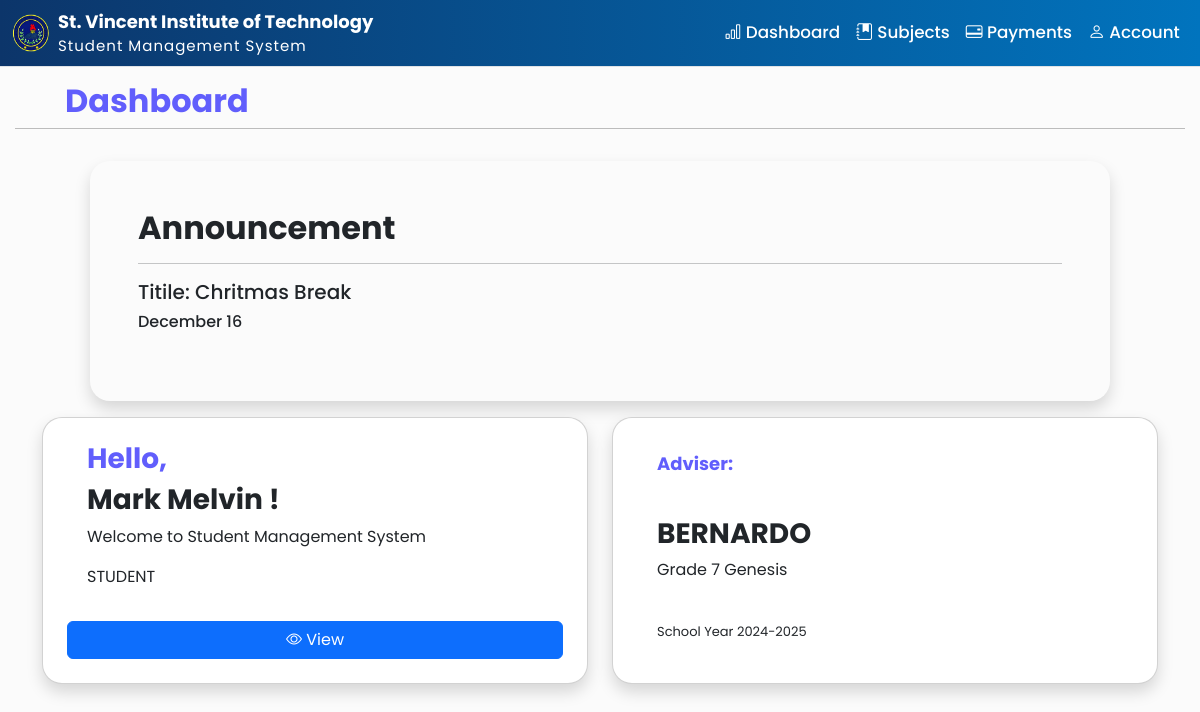
/student (signed in), run on the app's committed database.
### admin_staff/models.py (models this page shows, shortened)
class Announcement(models.Model):
    announcement_id = models.AutoField(primary_key=True)
    title = models.CharField(max_length=50)
    body = models.TextField()
    event = models.DateField(null=True)
    class Meta:
        managed = True
        db_table = 'annoucement'

class StudentProfile(models.Model):
    user = models.OneToOneField(User, null=True, on_delete=models.CASCADE)
    student_lrn = models.BigIntegerField(primary_key=True)
    surname = models.CharField(max_length=24)
    first_name = models.CharField(max_length=24)
    middle_name = models.CharField(max_length=24, blank=True, null=True)
    gender_choice = (
        ('Male', 'Male'),
        ('Female', 'Female'),
    )
    gender = models.CharField(max_length=24, default="Gender", choices=gender_choice, blank=True, null=True)
    birth_date = models.DateField()
    birth_place = models.CharField(max_length=200, blank=True, null=True)
    religion = models.CharField(max_length=24, blank=True, null=True)
    civil_choice = (
        ('Single', 'Single'),
        ('Married', 'Married'),
        ('Divorced', 'Divorced'),
        ('Widowed', 'Widowed'),
    )
    civil_status = models.CharField(max_length=10, default="Status", choices=civil_choice, blank=True, null=True)
    contact = models.BigIntegerField(blank=True, null=True)
    email = models.CharField(max_length=100, blank=True, null=True)
    section = models.ForeignKey('section', null=True, on_delete=models.SET_NULL)
    adviser = models.ForeignKey('FacultyStaff', blank=True, null=True, on_delete=models.SET_NULL)
    level = models.ForeignKey('level', blank=True, null=True, on_delete=models.SET_NULL)
    class Meta:
        managed = True
        db_table = 'student_profile'

class FacultyStaff(models.Model):
    user = models.OneToOneField(User, null=True, on_delete=models.CASCADE)
    faculty_staff_id = models.BigIntegerField(primary_key=True)
    surname = models.CharField(max_length=24)
    first_name = models.CharField(max_length=24)
    middle_name = models.CharField(max_length=24, blank=True, null=True)
    gender_choice = (
        ('Male', 'Male'),
        ('Female', 'Female'),
    )
    gender = models.CharField(max_length=10, default="Gender", choices=gender_choice, null=True)
    civil_choice = (
        ('Single', 'Single'),
        ('Married', 'Married'),
        ('Divorced', 'Divorced'),
        ('Widowed', 'Widowed'),
    )
    civil_status = models.CharField(max_length=10, default="Status", choices=civil_choice, blank=True, null=True)
    birth_date = models.DateField(null=True)
    birth_place = models.CharField(max_length=200, blank=True, null=True)
    religion = models.CharField(max_length=24, blank=True, null=True)
    contact = models.BigIntegerField(blank=True, null=True)
    email = models.CharField(max_length=100, blank=True, null=True)
    section = models.OneToOneField('section', blank=True, null=True, on_delete=models.SET_NULL)
    subject = models.OneToOneField('subject', blank=True, null=True, on_delete=models.SET_NULL)
    class Meta:
        managed = True
        db_table = 'faculty_staff'
    def __str__(self):
        return self.surname

class level(models.Model):
    level = models.CharField(max_length=20);
    def __str__(self):
        return self.level

class section(models.Model):
    section_name = models.CharField(max_length=20)
    level = models.ForeignKey("level", null=True, on_delete=models.SET_NULL)
    def __str__(self):
        return self.section_name

### admin_staff/decorators.py (the view)
        def wrapper_func(request, *args, **kwargs):
            group = None
            if request.user.groups.exists():
                group = request.user.groups.all()[0].name
            if group in allow_roles:
                return view_func(request, *args, **kwargs)
            else:
                return HttpResponse('you are not authorize')

### admin_staff/views.py (called while the page is built)
@login_required(login_url='login')
@allowed_user(allow_roles=['student'])
def student_dashboard(request):
    announcement = Announcement.objects.get
    student = request.user.studentprofile
    context = { 'student': student, 'announcement': announcement}
    return render(request, 'student/student_dashboard.html', context)

### admin_staff/templates/student/student_dashboard.html (shortened to what this page needs)
<!DOCTYPE html>
{% load static %}
<html lang="en">
<head>
    <link href="https://cdn.jsdelivr.net/npm/bootstrap@5.3.3/dist/css/bootstrap.min.css" rel="stylesheet">
    <link rel="stylesheet" href="https://cdn.jsdelivr.net/npm/bootstrap-icons@1.11.3/font/bootstrap-icons.min.css">
    <link rel="stylesheet" href="{% static 'css\sidebar.css' %}">
    <link rel="stylesheet" href="{% static "css\admin.css" %}">
</head>
<body>
    <div class="d-flex" id="wrapper" style="width: 100vw; height: 100vh;">
      <div id="page-content-wrapper">
        <nav class="navbar navbar-expand-lg navbar-light border-bottom" style='background-color: #615EFC;'>
          <div class="container-fluid">
            <a href="{% url "home" %}" rel="noopener noreferrer"><img src="{% static "img/nobg.png" %}" alt="Logo" width="38" height="38"></a>
            <div class="ms-2 d-none d-md-block">
              <span style="font-size: large; font-weight: bold; color: white;">St. Vincent Institute of Technology</span><br>
              <p style="font-size: 15px; margin: 0; color: white; letter-spacing: 1px;">Student Management System</p>
            </div>
              <div class="collapse navbar-collapse" id="navbarSupportedContent">
                  <ul class="navbar-nav ms-auto mt-2 mt-lg-0">
                      <li class="nav-item active"><a class="nav-link" href="{% url "student" %}" style="color: white">
                        <i class="bi bi-bar-chart"></i> Dashboard
                      </a></li>
                      <li class="nav-item active"><a class="nav-link" href="{% url "student" %}" style="color: white">
                        <i class="bi bi-journal-bookmark-fill"></i> Subjects
                      </a></li>
                      <li class="nav-item active"><a class="nav-link" href="{% url "student" %}" style="color: white">
                        <i class="bi bi-credit-card-2-back"></i> Payments
                      </a></li>
                      <li class="nav-item dropdown">
                          <a class="nav-link dropdown-toggle" id="navbarDropdown" href="#" role="button" data-bs-toggle="dropdown" aria-haspopup="true" aria-expanded="false" style="color: white">
                            <i class="bi bi-person"></i> Account
                          </a>
                      </li>
                  </ul>
            </div>
          </div>
        </nav>
        {% block content %}
        <div class="page-title mb-4" style="margin:15px;">
          <h2 style="color: #615EFC; font-weight: bold; margin-right: 20px; padding-left: 50px;">Dashboard</h2>
          <hr style="margin-top: 0; color: black;">
        </div>
          <div class="container">
            <div class="container mb-3 p-5 shadow" style="width: 85vw; height: 30vh; border-radius: 20px; margin-top: 4vh;">
              <h2 class="card-title" style="font-weight: bold;">Announcement</h2>
              <hr>
              <h5>Titile: {{announcement.title}}</h5>
              <h6>{{announcement.body}}</h6>
            </div>
          </div>
        <div class="container" id="container-card" style="color: white;">
          <div class="row d-flex justify-content-end align-items-stretch" style="width: max;">
              <div class="col-lg-6 col-md-12 mb-5 d-flex">
                  <div class="card p-2 shadow w-100" style="border-radius: 20px;">
                      <div class="card-body text-start" style="padding-left: 3vw;">
                          <h3 class="card-title" style="color: #615EFC; font-weight: bold;">Hello,</h3>
                          <h3 class="card-title" style="font-weight: bold;">{{student.first_name}} !</h3>
                          <p class="card-text">Welcome to Student Management System</p>
                          <p class="card-text">STUDENT</p>
                      </div>
                      <div class="d-grid p-3">
                        <a href="{% url 'student-profile' %}" role='btn' class="btn btn-primary" style="text-decoration: none; color: white;">
                            <i class="bi bi-eye"></i> View
                        </a>
                    </div>
                  </div>
              </div>
              <div class="col-lg-6 col-md-12 mb-5 d-flex">
                  <div class="card p-2 shadow w-100" style="border-radius: 20px;">
                      <div class="card-body text-start" style="padding-left: 3vw; padding-top: 3vh;">
                          <p style="font-size: large; color: #615EFC; font-weight: bold;">Adviser:</p><br>
                          <h3 class="card-title" style="font-weight: bold;">{{student.adviser}}</h3>
                          <p class="card-text"> {{student.level}} {{student.section}}</p><br>
                          <p class="card-text" style="font-size: small; font-weight: normal;">School Year 2024-2025</p>
                      </div>
                  </div>
              </div>
          </div>
        </div>
        {% endblock content %}
      </div>
    </div>
</body>
</html>

### static/css/admin.css (style rules this page uses)
body { font-family: 'Poppins', sans-serif; background-color: #FBFBFB; }
.navbar { justify-content: flex-start ; background: linear-gradient(to right, #0C356A, #0174BE); color: white; z-index: 5; }
.navbar .dropdown-toggle::after { display: none; }
.nav-item.dropdown { width: 9vw; text-align: center; }
li { font-weight: 500; font-size: 105%; }
.page-title > h2 { color: #0C356A; }
.card-body { text-align: left !important; }

### data on the page
Announcement: title "Chritmas Break", body "December 16"
StudentProfile: first_name "Mark Melvin", adviser "BERNARDO", level "Grade 7", section "Genesis"
